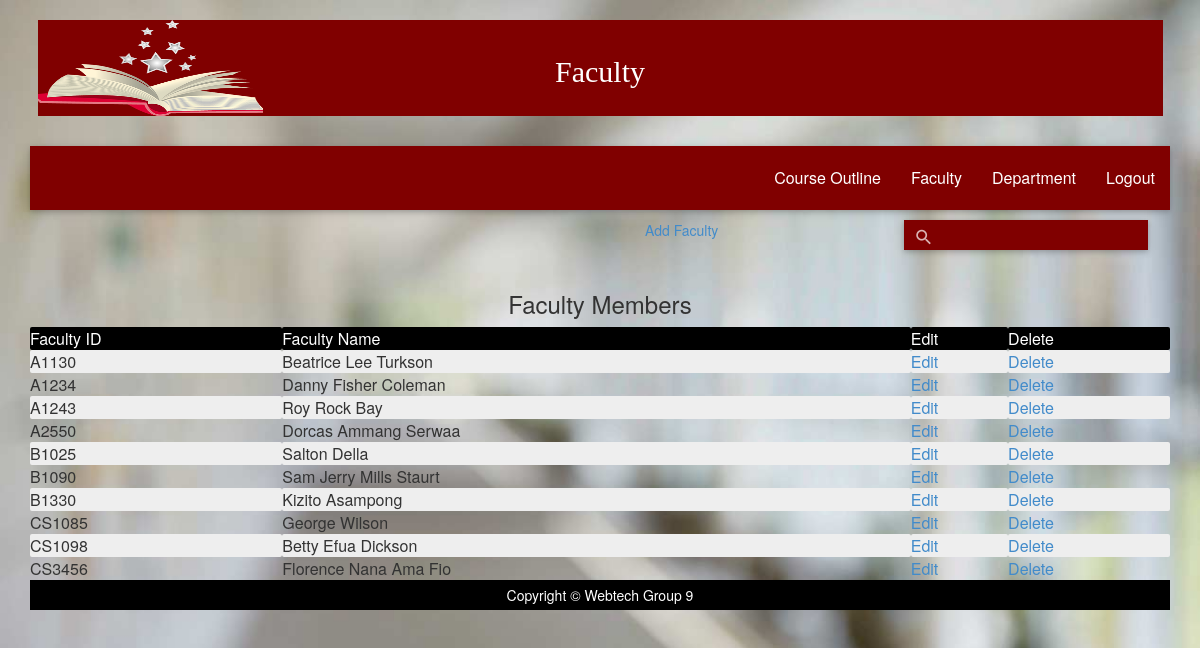
Screenshot of /php/facultyView.php with the database file from the repository.
### tables this page shows
CREATE TABLE IF NOT EXISTS `FACULTY` (
  `Faculty_Id` varchar(11) NOT NULL,
  `Faculty_Name` varchar(225) NOT NULL
);

### php/Repository.php (called while the page is built, shortened)
<?php
class Repository {
    var $link;
    var $result;
    function connect() {
        $this->link = mysql_connect(DB_HOST , DB_USER, DB_PWORD);
        return true;
    }
    function fetch() {
        return mysql_fetch_assoc($this->result);
    }
    function query($str_sql) {
        $this->result = mysql_query($str_sql,$this->link);
        return true;
    }
}
?>

### php/facultyView.php (the view, shortened to what this page needs)
<html>
<head>
	<link href="../css/elements.css" rel="stylesheet"/>
	<link rel="stylesheet" href="../css/style.css"/>
	<link type="text/css" rel="stylesheet" href="../css/materialize.min.css"  media="screen,projection"/>
	<link href="../css/bootstrap.min.css" rel="stylesheet" type="text/css" />
</head>
<body id="body" style="overflow:hidden;">
	<div class="container">
		<div class="row">
			<div class="col-lg-12"><h2 id="pageheader">Faculty</h2></div>
		</div>
		<nav>
			<div class="nav-wrapper" id="navlo">
				<ul class="right hide-on-med-and-down">
					<li><a href="coursev.php" style="font-size:16px;">Course Outline</a></li>
					<li><a href="facultyView.php"style="font-size:16px;">Faculty</a></li>
					<li><a href="dept_form.php" style="font-size:16px;">Department</a></li>
					<li><a href="" style="font-size:16px;" onclick="logout()">Logout</a></li>
				</ul>
			</div>
		</nav>
		<div class="row">
			<div class="col-lg-6"></div>
			<div class="col-lg-6">
				<div class="col-md-6">
					<ul class="nav nav-pills" >
						<li role="presentation"><a href="#" id="popup" onclick="div_show()">Add Faculty</a></li>
					</ul>
				</div>
				<div class="col-md-6">
				<nav id="df">
						<div class="nav-wrapper" id="navs" >
							<div class="input-field" >
								<input id="txtSearch" style="font-size:13px;height:30px;" type="search" required size="50px" onkeyup="search()">
								<label for="search" style="margin-top:-15px;"><i class="mdi-action-search"></i></label>
							</div>
						</div>
					</nav>
				</div>
			</div>
			<div class="col-lg-12"> </div>
		</div>
		<table>
			<tr>
				<td id="content">
					<center><H3>Faculty Members</H3></center>
					<?php
					$obj=new Faculty();
					$str="select * from FACULTY";
					$result=$obj->query($str);
					$row=$obj->fetch();
					$count=0;
					echo "<table border='0' align='center' width='100%' id='table'>";
					echo "<tr style='background-color:Black;color:white'><td>Faculty ID</td><td>Faculty Name</td><td>Edit</td><td>Delete</td></tr>";
					while($row){
						if($count%2==0){
							echo "<tr style='background-color:#EEEEEE'><td>{$row['Faculty_Id']}</td><td>{$row['Faculty_Name']}</td><td><a href='faculU.php?fid={$row['Faculty_Id']}'>Edit</a></td> <td> <a href='faculD.php?fid={$row['Faculty_Id']}'>Delete</a> </td></tr>";
						}
						else{
							echo "<tr><td>{$row['Faculty_Id']}</td><td>{$row['Faculty_Name']}</td><td><a href='faculU.php?fid={$row['Faculty_Id']}'>Edit</a></td> <td> <a href='faculD.php?fid={$row['Faculty_Id']}'>Delete</a> </td></tr>";
						}
						$row=$obj->fetch();
						$count++;
					}
					echo "</table>";
					?>
				</td>
			</tr>
		</table>
<p id="footer" >
			Copyright &copy Webtech Group 9
		</p>
	</div>
</body>
</html>

### css/elements.css (style rules this page uses)
p { margin-top: 30px; }

### css/style.css (style rules this page uses)
body { background-image: url(../images/1212.jpg); background-repeat: no-repeat; background-attachment: fixed; background-size: 100% 100%; }
#pageheader { color: white; height: 1in; padding-top: 35px; background-color: #800000; font-size: 30; font-family: "Times New Roman", Times, serif; text-align: center; background-image: url(../images/25.png); background-repeat: no-repeat; background-size: 20% 100%; }
#navlo { background-color: #800000; }
#navs { background-color: #800000; font-weight: 16px; height: 30px; margin-top: 10px; }
#df { height: 30px; }
#footer { background-color:black; color:white; clear:both; text-align:center; padding:5px; }

### rows the page displays
faculty: Faculty_Id "A1130", Faculty_Name "Beatrice Lee Turkson"
faculty: Faculty_Id "A1234", Faculty_Name "Danny Fisher Coleman"
faculty: Faculty_Id "A1243", Faculty_Name "Roy Rock Bay"
faculty: Faculty_Id "A2550", Faculty_Name "Dorcas Ammang Serwaa"
faculty: Faculty_Id "B1025", Faculty_Name "Salton Della"
faculty: Faculty_Id "B1090", Faculty_Name "Sam Jerry Mills Staurt"
faculty: Faculty_Id "B1330", Faculty_Name "Kizito Asampong"
faculty: Faculty_Id "CS1085", Faculty_Name "George Wilson"
faculty: Faculty_Id "CS1098", Faculty_Name "Betty Efua Dickson"
faculty: Faculty_Id "CS3456", Faculty_Name "Florence Nana Ama Fio"
